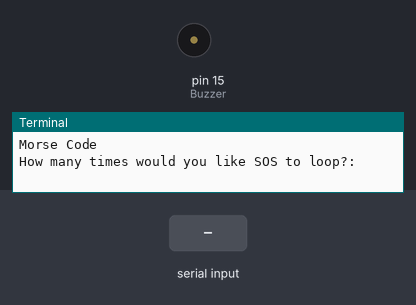
This program was run on a simulated Raspberry Pi (header pin numbers). On the bench: buzzer (waves = sounding, pin HIGH), the last lines printed to the terminal. Inputs (shaded band) come from the test bench. At 1.7 s the program stops and its outputs stay as they are.

Above: at 1.2 s.
1.3 s: "1" typed at the terminal, then Enter
At 1.55 s:
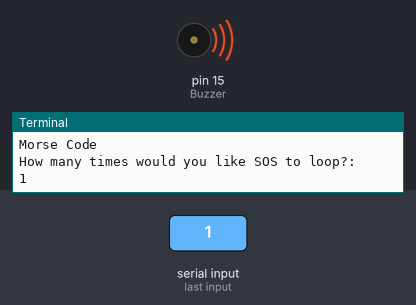
Timing chart, 0 to 3.2 s (numbered marks = the images above; inputs shaded):
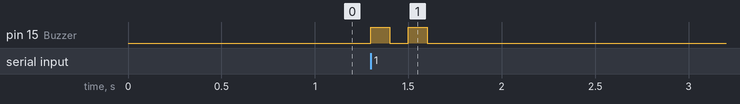

The program:

buzzer.py
```python
#!/usr/bin/python
import os
import time
import RPi.GPIO as GPIO

Buzzer = 15

GPIO.setmode(GPIO.BOARD)
GPIO.setwarnings(False)
GPIO.setup(Buzzer,GPIO.OUT)

loop_count = 0

def morsecode ():

    #Dot Dot Dot
	GPIO.output(Buzzer,GPIO.HIGH)
	time.sleep(.1)
	GPIO.output(Buzzer,GPIO.LOW)
	time.sleep(.1)
	GPIO.output(Buzzer,GPIO.HIGH)
	time.sleep(.1)
	GPIO.output(Buzzer,GPIO.LOW)
	time.sleep(.1)


os.system('clear')
print "Morse Code"
loop_count = input("How many times would you like SOS to loop?: ")
while loop_count > 0:
	loop_count = loop_count - 1
	morsecode ()
```

Measured:
- after the input at 1.3 s, pin 15 (Buzzer): alternates HIGH for 0.10 s and LOW for 0.10 s, 4 changes in all, then stays LOW, starting at once
